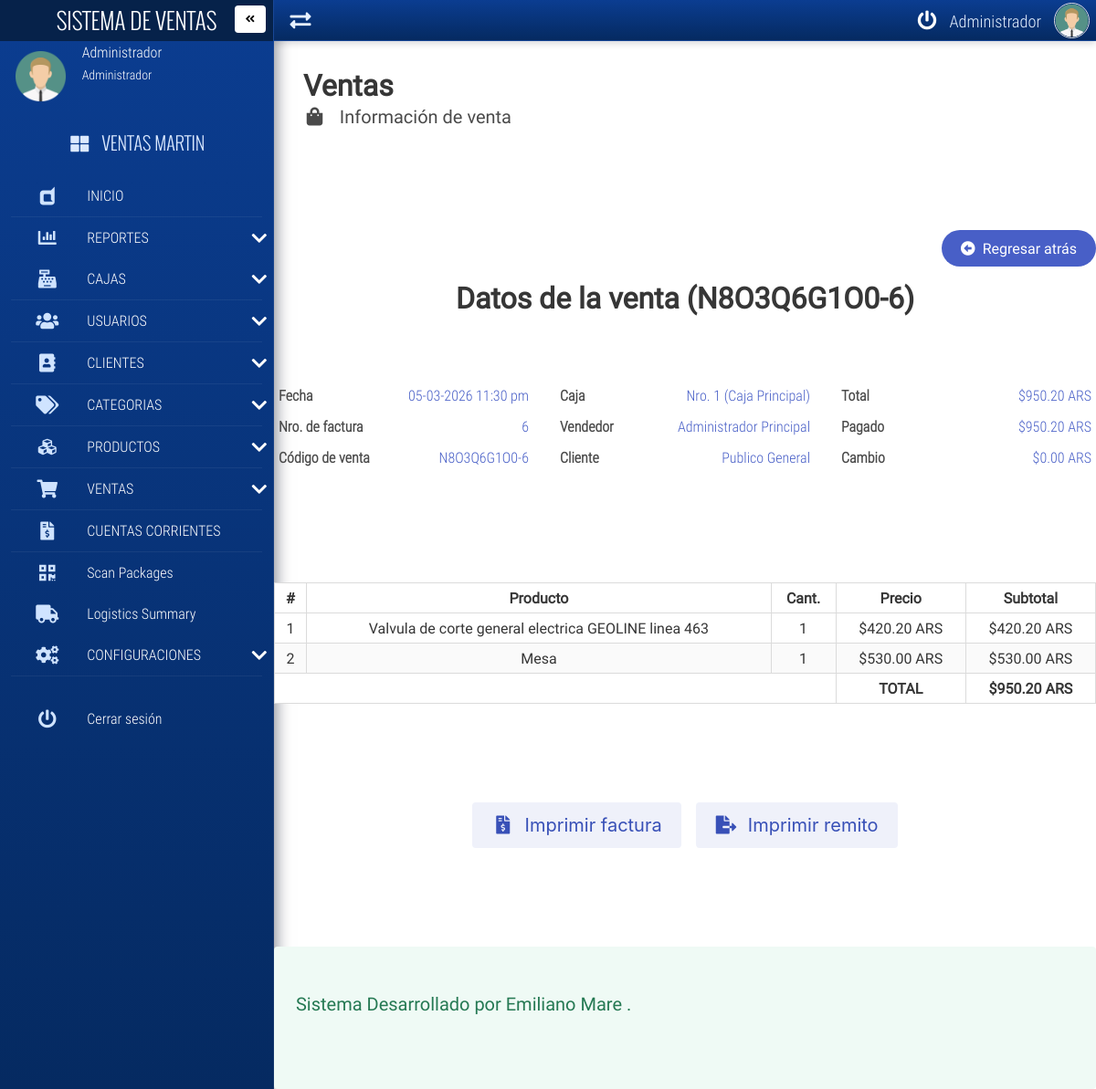
Page /VENTAS/saleDetail/N8O3Q6G1O0-6/ (signed in) on the committed database.
### tables this page shows
CREATE TABLE `venta` (
  `venta_id` int(30) NOT NULL,
  `venta_codigo` varchar(200) NOT NULL,
  `venta_fecha` date NOT NULL,
  `venta_hora` varchar(17) NOT NULL,
  `venta_total` decimal(30,2) NOT NULL,
  `venta_pagado` decimal(30,2) NOT NULL,
  `venta_cambio` decimal(30,2) NOT NULL,
  `usuario_id` int(7) NOT NULL,
  `cliente_id` int(10) NOT NULL,
  `caja_id` int(5) NOT NULL
);

CREATE TABLE `caja` (
  `caja_id` int(5) NOT NULL,
  `caja_numero` int(5) NOT NULL,
  `caja_nombre` varchar(100) NOT NULL,
  `caja_efectivo` decimal(30,2) NOT NULL
);

CREATE TABLE `usuario` (
  `usuario_id` int(7) NOT NULL,
  `usuario_nombre` varchar(50) NOT NULL,
  `usuario_apellido` varchar(50) NOT NULL,
  `usuario_email` varchar(50) NOT NULL,
  `usuario_usuario` varchar(30) NOT NULL,
  `usuario_clave` varchar(535) NOT NULL,
  `usuario_foto` varchar(200) NOT NULL,
  `caja_id` int(5) NOT NULL,
  `usuario_permisos` text NOT NULL
);

CREATE TABLE `cliente` (
  `cliente_id` int(10) NOT NULL,
  `cliente_tipo_documento` varchar(20) NOT NULL,
  `cliente_numero_documento` varchar(35) NOT NULL,
  `cliente_nombre` varchar(50) NOT NULL,
  `cliente_apellido` varchar(50) NOT NULL,
  `cliente_provincia` varchar(30) NOT NULL,
  `cliente_ciudad` varchar(30) NOT NULL,
  `cliente_direccion` varchar(70) NOT NULL,
  `cliente_telefono` varchar(20) NOT NULL,
  `cliente_email` varchar(50) NOT NULL
);

CREATE TABLE `venta_detalle` (
  `venta_detalle_id` int(100) NOT NULL,
  `venta_detalle_cantidad` int(10) NOT NULL,
  `venta_detalle_precio_compra` decimal(30,2) NOT NULL,
  `venta_detalle_precio_venta` decimal(30,2) NOT NULL,
  `venta_detalle_total` decimal(30,2) NOT NULL,
  `venta_detalle_descripcion` varchar(200) NOT NULL,
  `venta_codigo` varchar(200) NOT NULL,
  `producto_id` int(20) NOT NULL
);

### VENTAS/autoload.php (called while the page is built, shortened)
<?php
    spl_autoload_register(function($clase){
        $archivo= __DIR__."/".$clase.".php";
        $archivo=str_replace("\\","/",$archivo);
    });

### VENTAS/app/models/mainModel.php (called while the page is built, shortened)
<?php
	class mainModel{
		private $server=DB_SERVER;
		private $db=DB_NAME;
		private $user=DB_USER;
		private $pass=DB_PASS;
		protected function conectar(){
			try{
				$conexion = new PDO("mysql:host=".$this->server.";dbname=".$this->db, $this->user, $this->pass, [
					PDO::ATTR_ERRMODE => PDO::ERRMODE_EXCEPTION,
					PDO::ATTR_DEFAULT_FETCH_MODE => PDO::FETCH_ASSOC,
				]);
				$conexion->exec("SET CHARACTER SET utf8");
				return $conexion;
			}catch(\PDOException $e){
				error_log("DB connection error: ".$e->getMessage());
				if(php_sapi_name() !== 'cli'){
					echo '<div style="padding:1rem;background:#fff;border:1px solid #e5e5e5;margin:1rem;font-family:Arial,Helvetica,sans-serif;">';
					echo '<h2 style="margin:0 0 .5rem;color:#c00;">Error de conexión a la base de datos</h2>';
					echo '<p>Comprueba que el servicio MySQL esté corriendo y que las credenciales en <strong>config/server.php</strong> sean correctas.</p>';
					echo '<p style="font-size:.9rem;color:#666;">Detalle técnico: '.htmlentities($e->getMessage()).'</p>';
					echo '</div>';
				}
				exit;
			}
		}
		public function limpiarCadena($cadena){
			$palabras = [
				'<script>',
				'</script>',
				'<script src',
				'<script type=',
				'SELECT * FROM',
				'SELECT ',
				' SELECT ',
				'DELETE FROM',
				'INSERT INTO',
				'DROP TABLE',
				'DROP DATABASE',
				'TRUNCATE TABLE',
				'SHOW TABLES',
				'SHOW DATABASES',
				'<?php',
				'?>',
				'--',
				'^',
				'<',
				'>',
				'==',
				';',
				'::'
			];
			$cadena=trim($cadena);
			$cadena=stripslashes($cadena);
			$cadena=trim($cadena);
			$cadena=stripslashes($cadena);
			return $cadena;
		}
        public function seleccionarDatos($tipo,$tabla,$campo,$id){
			$tipo=$this->limpiarCadena($tipo);
			$tabla=$this->limpiarCadena($tabla);
			$campo=$this->limpiarCadena($campo);
			$id=$this->limpiarCadena($id);
            if($tipo=="Unico"){
                $sql=$this->conectar()->prepare("SELECT * FROM $tabla WHERE $campo=:ID");
                $sql->bindParam(":ID",$id);
            }elseif($tipo=="Normal"){
                $sql=$this->conectar()->prepare("SELECT $campo FROM $tabla");
            }
            $sql->execute();
            return $sql;
		}
	}

### VENTAS/app/views/content/saleDetail-view.php (the view, shortened to what this page needs)
<div class="container is-fluid mb-6">
	<h1 class="title">Ventas</h1>
	<h2 class="subtitle"><i class="fas fa-shopping-bag fa-fw"></i> &nbsp; Información de venta</h2>
</div>
<div class="container pb-6 pt-6">
	<?php
		include "./app/views/inc/btn_back.php";
		$code=$insLogin->limpiarCadena($url[1]);
		$datos=$insLogin->seleccionarDatos("Normal","venta INNER JOIN cliente ON venta.cliente_id=cliente.cliente_id INNER JOIN usuario ON venta.usuario_id=usuario.usuario_id INNER JOIN caja ON venta.caja_id=caja.caja_id WHERE (venta_codigo='".$code."')","*",0);
		if($datos->rowCount()==1){
			$datos_venta=$datos->fetch();
	?>
	<h2 class="title has-text-centered">Datos de la venta <?php echo " (".$code.")"; ?></h2>
	<div class="columns pb-6 pt-6">
		<div class="column">
			<div class="full-width sale-details text-condensedLight">
				<div class="has-text-weight-bold">Fecha</div>
				<span class="has-text-link"><?php echo date("d-m-Y", strtotime($datos_venta['venta_fecha']))." ".$datos_venta['venta_hora']; ?></span>
			</div>
			<div class="full-width sale-details text-condensedLight">
				<div class="has-text-weight-bold">Nro. de factura</div>
				<span class="has-text-link"><?php echo $datos_venta['venta_id']; ?></span>
			</div>
			<div class="full-width sale-details text-condensedLight">
				<div class="has-text-weight-bold">Código de venta</div>
				<span class="has-text-link"><?php echo $datos_venta['venta_codigo']; ?></span>
			</div>
		</div>
		<div class="column">
			<div class="full-width sale-details text-condensedLight">
				<div class="has-text-weight-bold">Caja</div>
				<span class="has-text-link">Nro. <?php echo $datos_venta['caja_numero']." (".$datos_venta['caja_nombre']; ?>)</span>
			</div>
			<div class="full-width sale-details text-condensedLight">
				<div class="has-text-weight-bold">Vendedor</div>
				<span class="has-text-link"><?php echo $datos_venta['usuario_nombre']." ".$datos_venta['usuario_apellido']; ?></span>
			</div>
			<div class="full-width sale-details text-condensedLight">
				<div class="has-text-weight-bold">Cliente</div>
				<span class="has-text-link"><?php echo $datos_venta['cliente_nombre']." ".$datos_venta['cliente_apellido']; ?></span>
			</div>
		</div>
		<div class="column">
			<div class="full-width sale-details text-condensedLight">
				<div class="has-text-weight-bold">Total</div>
				<span class="has-text-link"><?php echo MONEDA_SIMBOLO.number_format($datos_venta['venta_total'],MONEDA_DECIMALES,MONEDA_SEPARADOR_DECIMAL,MONEDA_SEPARADOR_MILLAR).' '.MONEDA_NOMBRE; ?></span>
			</div>
			<div class="full-width sale-details text-condensedLight">
				<div class="has-text-weight-bold">Pagado</div>
				<span class="has-text-link"><?php echo MONEDA_SIMBOLO.number_format($datos_venta['venta_pagado'],MONEDA_DECIMALES,MONEDA_SEPARADOR_DECIMAL,MONEDA_SEPARADOR_MILLAR).' '.MONEDA_NOMBRE; ?></span>
			</div>
			<div class="full-width sale-details text-condensedLight">
				<div class="has-text-weight-bold">Cambio</div>
				<span class="has-text-link"><?php echo MONEDA_SIMBOLO.number_format($datos_venta['venta_cambio'],MONEDA_DECIMALES,MONEDA_SEPARADOR_DECIMAL,MONEDA_SEPARADOR_MILLAR).' '.MONEDA_NOMBRE; ?></span>
			</div>
		</div>
	</div>
	<div class="columns pb-6 pt-6">
		<div class="column">
			<div class="table-container">
                <div class="table-responsive"><table class="table is-bordered is-striped is-narrow is-hoverable is-fullwidth">
                    <thead>
                        <tr>
                            <th class="has-text-centered">#</th>
                            <th class="has-text-centered">Producto</th>
                            <th class="has-text-centered">Cant.</th>
                            <th class="has-text-centered">Precio</th>
                            <th class="has-text-centered">Subtotal</th>
                        </tr>
                    </thead>
                    <tbody>
                        <?php
                        	$detalle_venta=$insLogin->seleccionarDatos("Normal","venta_detalle WHERE venta_codigo='".$datos_venta['venta_codigo']."'","*",0);
                            if($detalle_venta->rowCount()>=1){
                                $detalle_venta=$detalle_venta->fetchAll();
                            	$cc=1;
                                foreach($detalle_venta as $detalle){
                        ?>
                        <tr class="has-text-centered" >
                            <td><?php echo $cc; ?></td>
                            <td><?php echo $detalle['venta_detalle_descripcion']; ?></td>
                            <td><?php echo $detalle['venta_detalle_cantidad']; ?></td>
                            <td><?php echo MONEDA_SIMBOLO.number_format($detalle['venta_detalle_precio_venta'],MONEDA_DECIMALES,MONEDA_SEPARADOR_DECIMAL,MONEDA_SEPARADOR_MILLAR)." ".MONEDA_NOMBRE; ?></td>
                            <td><?php echo MONEDA_SIMBOLO.number_format($detalle['venta_detalle_total'],MONEDA_DECIMALES,MONEDA_SEPARADOR_DECIMAL,MONEDA_SEPARADOR_MILLAR)." ".MONEDA_NOMBRE; ?></td>
                        </tr>
                        <?php
                                $cc++;
                            }
                        ?>
                        <tr class="has-text-centered" >
                            <td colspan="3"></td>
                            <td class="has-text-weight-bold">
                                TOTAL
                            </td>
                            <td class="has-text-weight-bold">
                                <?php echo MONEDA_SIMBOLO.number_format($datos_venta['venta_total'],MONEDA_DECIMALES,MONEDA_SEPARADOR_DECIMAL,MONEDA_SEPARADOR_MILLAR)." ".MONEDA_NOMBRE; ?>
                            </td>
                        </tr>
                        <?php } ?>
                    </tbody>
                </table></div>
            </div>
		</div>
	</div>
	<div class="columns pb-6 pt-6">
		<p class="has-text-centered full-width">
			<?php
			echo '<button type="button" class="button is-link is-light is-medium" onclick="print_invoice(\''.APP_URL.'app/pdf/invoice.php?code='.$datos_venta['venta_codigo'].'\')" title="Imprimir factura Nro. '.$datos_venta['venta_id'].'" >
			<i class="fas fa-file-invoice-dollar fa-fw"></i> &nbsp; Imprimir factura
			</button> &nbsp;&nbsp;
			<button type="button" class="button is-link is-light is-medium" onclick="print_invoice(\''.APP_URL.'app/pdf/remito.php?code='.$datos_venta['venta_codigo'].'\')" title="Imprimir remito Nro. '.$datos_venta['venta_id'].'" ><i class="fas fa-file-export fa-fw"></i> &nbsp; Imprimir remito</button>';
			?>
		</p>
	</div>
	<?php
		}else{
			include "./app/views/inc/error_alert.php";
		}
	?>
</div>

### VENTAS/app/views/css/all.css (style rules this page uses)
.fa-fw { text-align: center; width: 1.25em; }
.fa-file-export:before { content: "\f56e"; }
.fa-file-invoice-dollar:before { content: "\f571"; }
.fa-shopping-bag:before { content: "\f290"; }

### VENTAS/app/views/css/estilos.css (style rules this page uses)
body,html { height: 100%; width: 100%; margin: 0; padding: 0; font-size: 16px; font-family: "RobotoRegular"; position: relative; background-color: #fff; }
.text-condensedLight { font-family: "RobotoCondensedLight"; }
.sale-details { display: flex; justify-content: space-between; transition: all .3s ease-in-out; padding: 5px; }
.table-responsive { overflow-x: auto; -webkit-overflow-scrolling: touch; }
html, body { max-width: 100%; }
.table-responsive { overflow-x:auto; }

### rows in the picture
venta: venta_fecha "05-03-2026", venta_hora "11:30 pm", venta_id "6", venta_codigo "N8O3Q6G1O0-6", caja.caja_numero "1", caja.caja_nombre "Caja Principal", usuario.usuario_nombre "Administrador", usuario.usuario_apellido "Principal", cliente.cliente_nombre "Publico", cliente.cliente_apellido "General", venta_total "950.20", venta_pagado "950.20", venta_cambio "0.00"
venta_detalle: venta_detalle_descripcion "Valvula de corte general electrica GEOLINE linea 463", venta_detalle_cantidad "1", venta_detalle_precio_venta "420.20", venta_detalle_total "420.20"
venta_detalle: venta_detalle_descripcion "Mesa", venta_detalle_cantidad "1", venta_detalle_precio_venta "530.00", venta_detalle_total "530.00"

### other values in the picture
$_SESSION['nombre'] "Administrador"
$_SESSION['usuario'] "Administrador"
APP_NAME "VENTAS MARTIN"
$code "N8O3Q6G1O0-6"
MONEDA_SIMBOLO "$"
MONEDA_NOMBRE "ARS"
